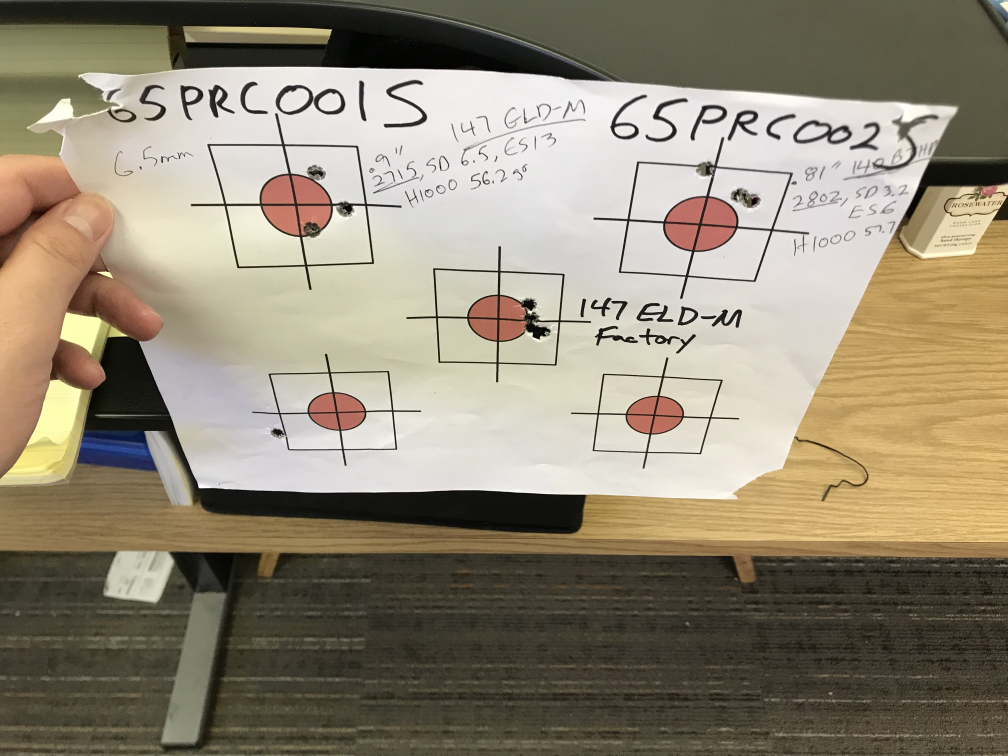
#> input picture imgProcessing/img/2.jpeg, 4032 x 3024 px, given in place of frame.jpeg, which was not available (shown at 1/4 size)
$ python exam_align.py
#> lines starting #> are read from the running program, lines starting #| are printed output that depends on the picture; pictures that were not available may be replaced by others from this repository, and a replacement may not be noted
#> further down, ref_img is the input picture: shape (3024, 4032, 3); mean B, G, R 117.6, 136.5, 146.3
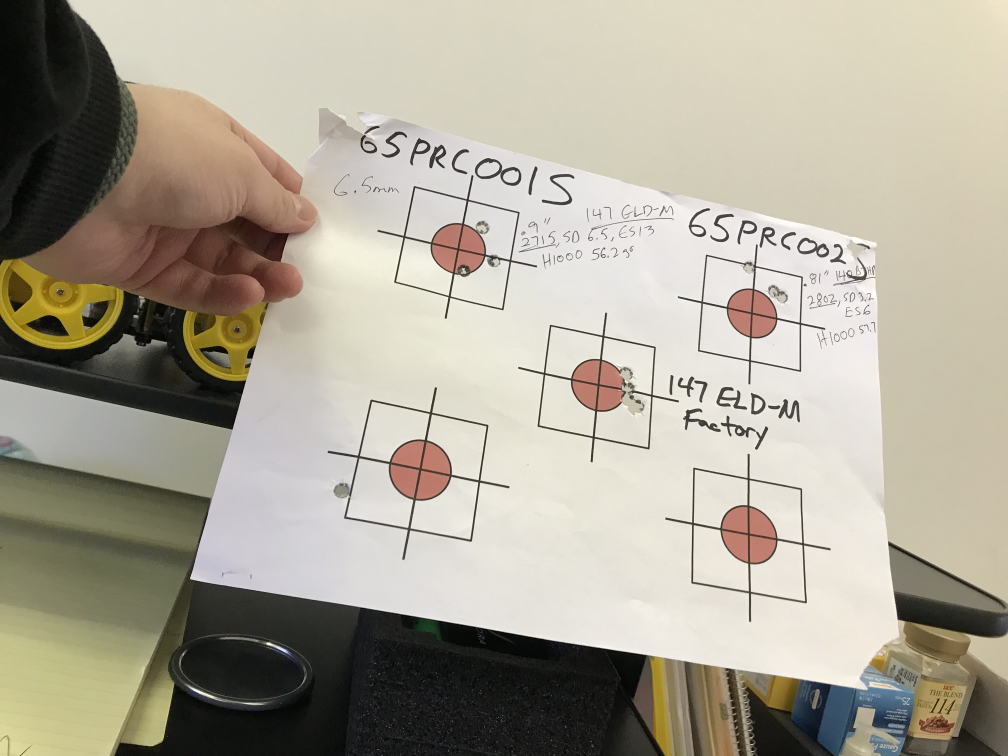
#> input picture imgProcessing/img/1.jpeg, 4032 x 3024 px, found by its file name (shown at 1/4 size)
#> further down, obj_img is the input picture: shape (3024, 4032, 3); mean B, G, R 151.2, 165.8, 171.7
### imgProcessing/imgWarp/align_matrix.py
import cv2
import numpy as np
import os
import cv2

class ImageAlignment(object):
  def __init__(self, source):
    self._source = source

  def getSource(self):
    return self._source

  def getMatrix(self, obj_img, ref_img):
    obj_gray = cv2.cvtColor(obj_img, cv2.COLOR_BGR2GRAY)    # img will be warped
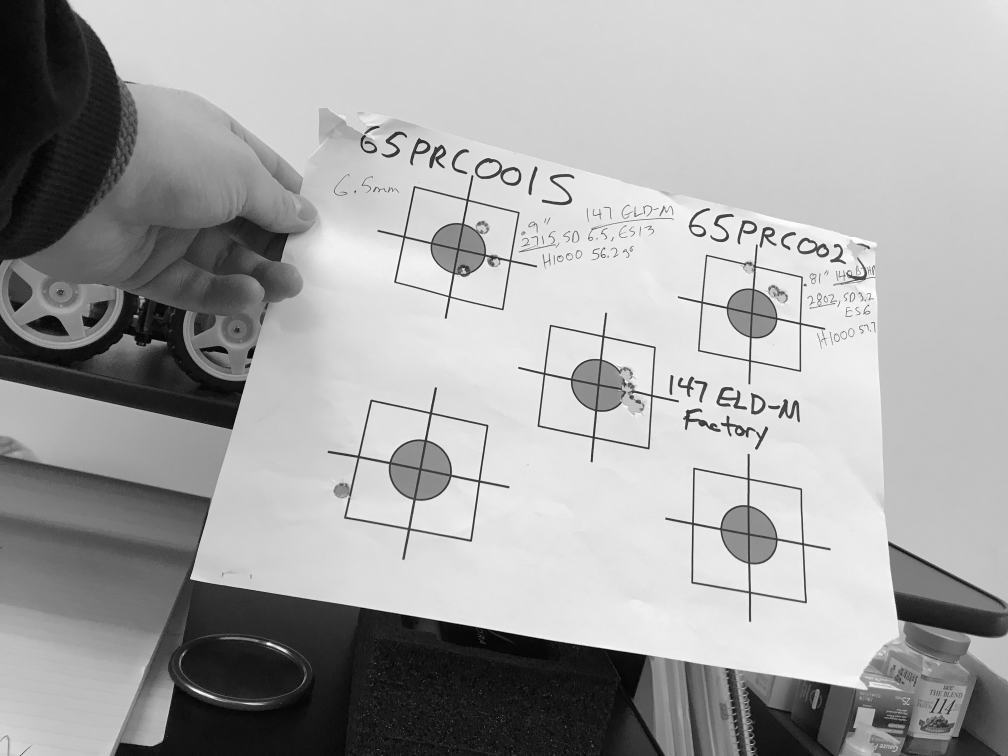
#> obj_gray: shape (3024, 4032) (shown at 1/4 size); min 0, max 255, mean 165.9
    ref_gray = cv2.cvtColor(ref_img, cv2.COLOR_BGR2GRAY)    # reference img
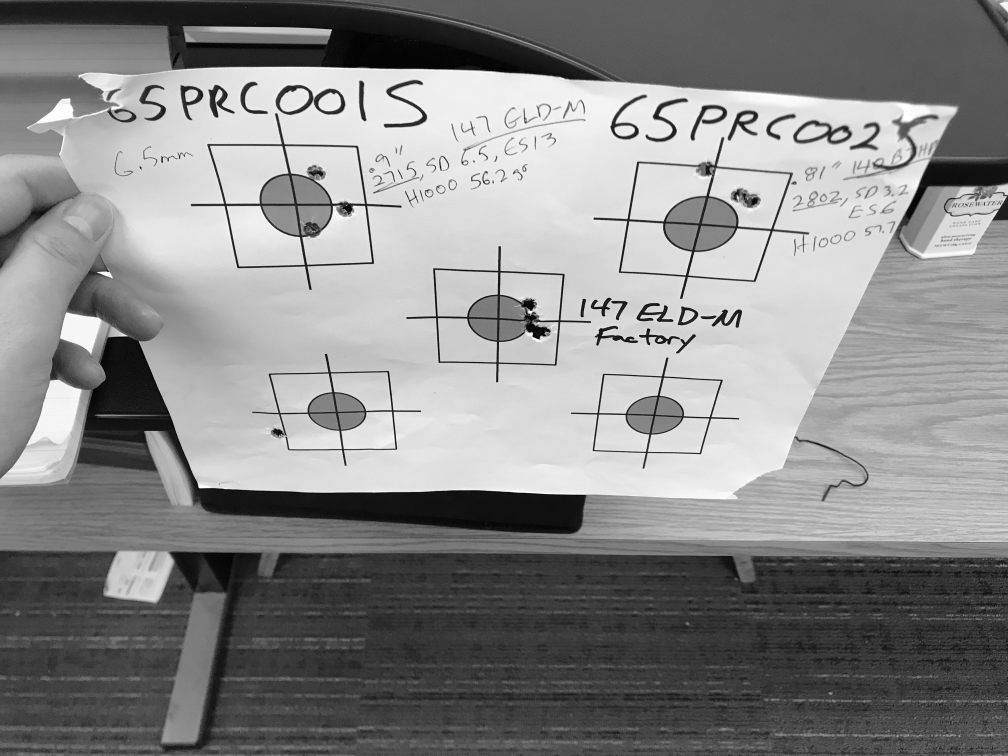
#> ref_gray: shape (3024, 4032) (shown at 1/4 size); min 0, max 255, mean 137.3

    MAX_NUM_FEATURES = 1500                           # number of features

    # Get image's featu0res using ORB
    orb = cv2.ORB_create(MAX_NUM_FEATURES)
    k1, d1 = orb.detectAndCompute(obj_gray, None)    # keypoints, descriptors
#> k1 = 1500 keypoints; strongest (x, y, size): (1585, 1122, 77.1), (1994, 2869, 31), (1578, 1126, 64.3), (1792, 1190, 37.2)
    k2, d2 = orb.detectAndCompute(ref_gray, None)
#> k2 = 1500 keypoints; strongest (x, y, size): (2579, 1247, 31), (2668, 1364, 31), (1998, 987, 53.6), (2131, 1344, 53.6)

    # Features matching
    matcher = cv2.DescriptorMatcher_create(cv2.DESCRIPTOR_MATCHER_BRUTEFORCE_HAMMING)
    matches = list(matcher.match(d1, d2, None))
#> matches = 1500 matches

    # Eliminate features by distance
    matches.sort(key=lambda x: x.distance, reverse=False)

    numGoodMatches = int(len(matches) * 0.3)        # if image quality is bad, control this number
#> numGoodMatches = 450
    matches = matches[:numGoodMatches]
#> matches = 450 matches

    # Calculate warping matrix
    points1 = np.zeros((len(matches), 2), dtype=np.float32)
#> points1 = 450 pairs, first value 0 to 0, second value 0 to 0
    points2 = np.zeros((len(matches), 2), dtype=np.float32)
#> points2 = 450 pairs, first value 0 to 0, second value 0 to 0

    for i, match in enumerate(matches):
      points1[i, :] = k1[match.queryIdx].pt
      points2[i, :] = k2[match.trainIdx].pt
#> after the loop, points1 = 450 pairs, first value 1427.3 to 3383, second value 597.2 to 2409.7; points2 = 450 pairs, first value 648 to 3096.5, second value 361.3 to 1806

    # Get Matrix using library
    matrix, mask = cv2.findHomography(points1, points2, cv2.RANSAC)
#> matrix = [[-2.42, 3.2, 1576.6], [-2.53, 3.35, 1649.7], [-0.00154, 0.00203, 1]]; mask = 450 values, max 1 at index 0, min 0 at index 1, mean 0.0356
    return matrix
  # [21 lines left out: function align, not called in this run]

### imgProcessing/imgWarp/exam_align.py
from align_matrix import ImageAlignment
import cv2

if __name__=="__main__":
  ref_path = "/Users/dongheon97/Desktop/target/frame.jpeg"
  obj_path = "/Users/dongheon97/Desktop/dataset/real/1.jpeg"

  alignment = ImageAlignment(None)

  ref_img = cv2.imread(ref_path, cv2.IMREAD_COLOR)
  obj_img = cv2.imread(obj_path, cv2.IMREAD_COLOR)

  matrix = alignment.getMatrix(obj_img, ref_img)

  height, width, channel = ref_img.shape
#> height = 3024; width = 4032; channel = 3
  warp_img = cv2.warpPerspective(obj_img, matrix, (width, height))
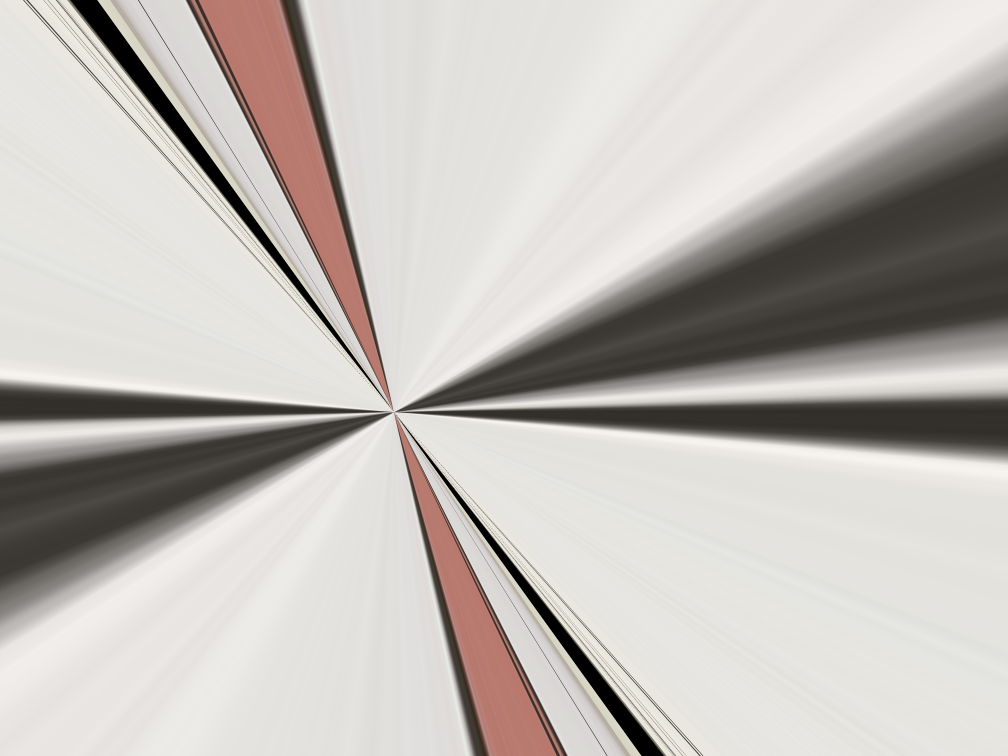
#> warp_img: shape (3024, 4032, 3) (shown at 1/4 size); mean B, G, R 184, 188.5, 193.1

  outFilePath = "./aligned.jpg"
  #cv2.imwrite(outFilePath, warp_img)

  cv2.imshow("Reference", ref_img)
  cv2.imshow("Object", obj_img)
  cv2.imshow("Warped Image", warp_img)

  cv2.waitKey()
  cv2.destroyAllWindows()
